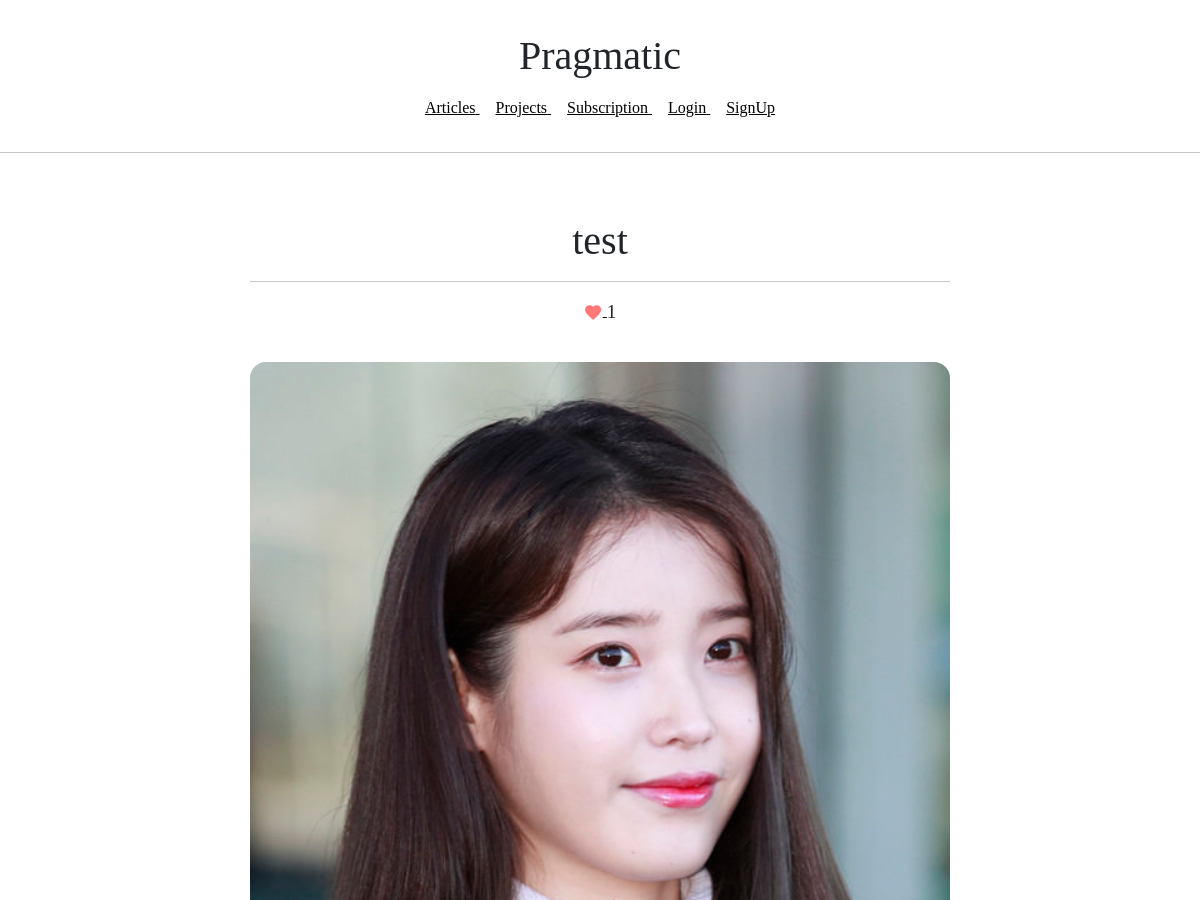
/articles/detail/12 (upper part), run on an earlier commit of the app's database.
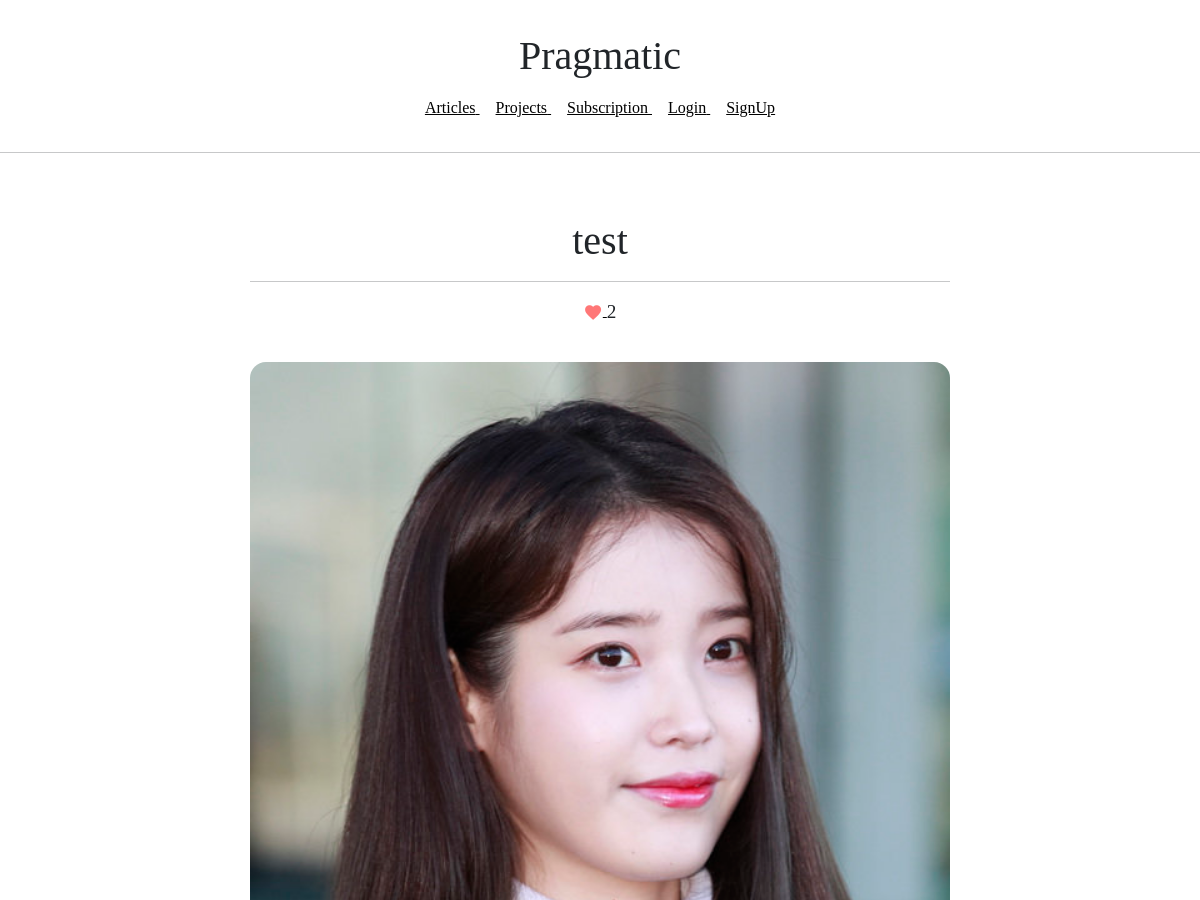
And on a later commit of the database.
### articleapp/models.py (models this page shows)
class Article(models.Model):
    writer = models.ForeignKey(User, on_delete=models.SET_NULL, related_name='article',null=True)
    project = models.ForeignKey(Project, on_delete=models.SET_NULL, related_name='article', null=True)
    title = models.CharField(max_length=200, null=True)
    image = models.ImageField(upload_to='article/', null=False)
    content = models.TextField(null=True)
    created_at = models.DateField(auto_now_add=True, null=True)
    like = models.IntegerField(default=0)

### articleapp/views.py (the view)
# urls.py: path('detail/<int:pk>', ArticleDetailView.as_view(), name='detail'),
class ArticleDetailView(DetailView, FormMixin):
    model = Article
    form_class = CommentCreationForm
    context_object_name = 'target_article'
    template_name = 'articleapp/detail.html'

### articleapp/templates/articleapp/detail.html (shortened to what this page needs)
{% extends 'base.html' %}
{% block content %}
  <div>
    <div style="text-align: center; max-width: 700px; margin: 4rem auto;">
      <h1>
        {{ target_article.title }}
      </h1>
      <hr>
        <div style="height: 2rem;">
        <a href="{% url 'likeapp:article_like' pk=target_article.pk %}">
          <i style="vertical-align: middle; font-size: 1.2rem; color: #f77"
             class="material-icons">
          </i>
        </a>
        <span style="vertical-align: middle; font-size: 1.2rem;">
          {{ target_article.like }}
        </span>
      </div>
      <img style="width: 100%; border-radius: 1rem; margin: 2rem 0;"
              src="{{ target_article.image.url }}" alt="">
    </div>
  </div>
{% endblock %}

What changed in the data, as far as the page shows it:
changed Article "test": like "1" → "2"
